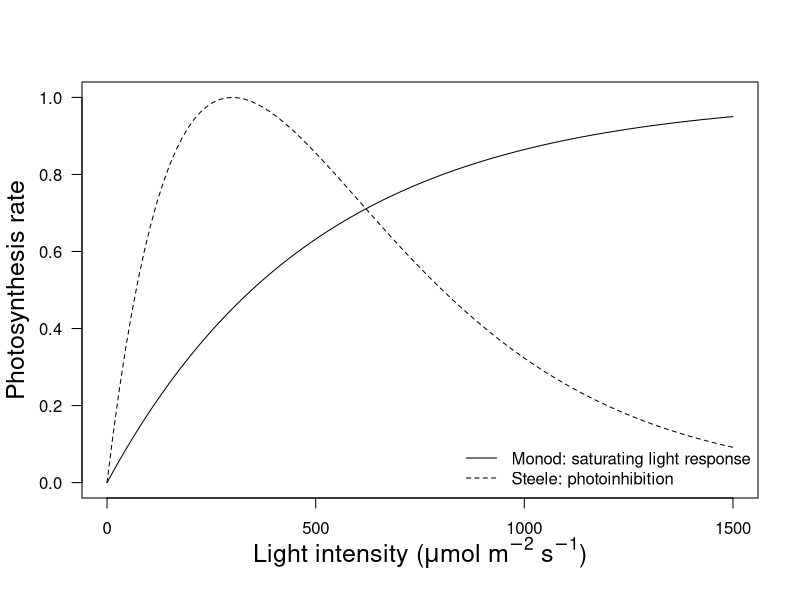
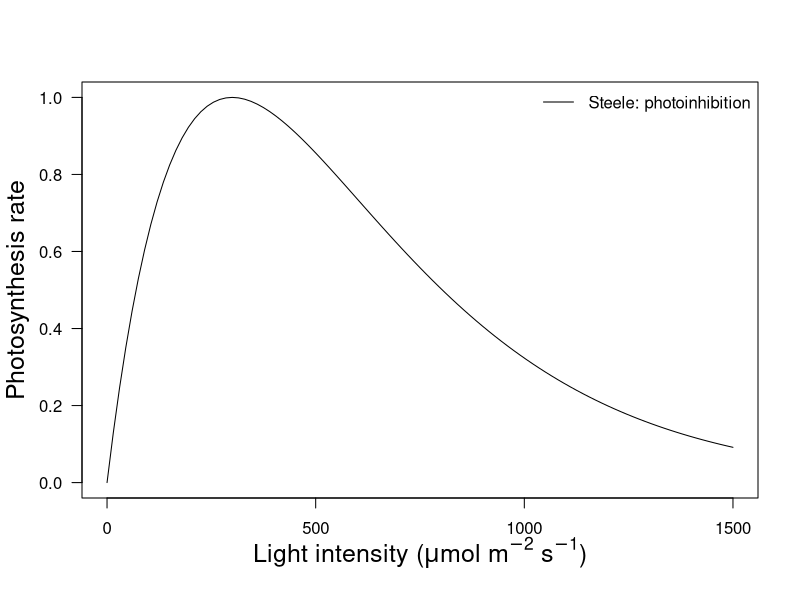
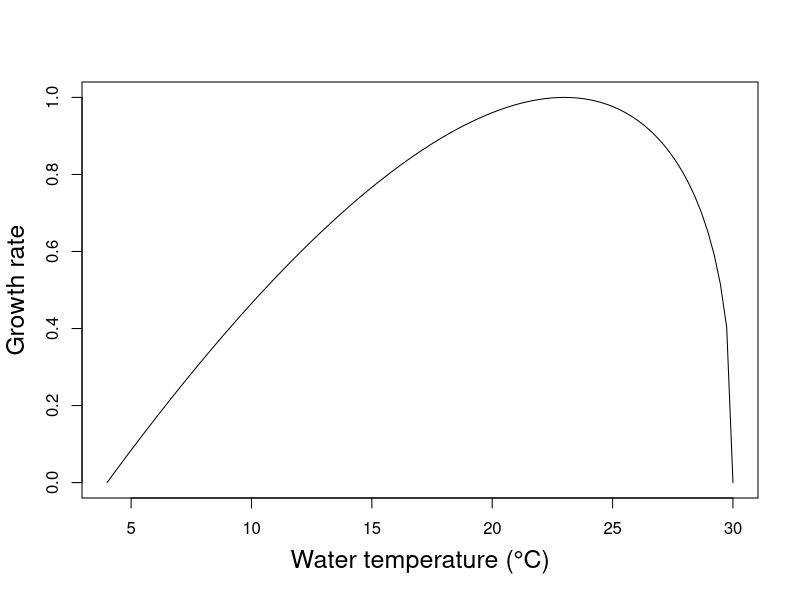

Source code (R) for these figures, in order:

f <- function(par, I_K){
  y = 1 - exp(-(par/I_K))
}
I_K = 500

f1 <- function(par, I_S){
  y = (par/I_S) * exp(1 - (par/I_S))
}
I_S = 300

jpeg("./HABs-ABM/light_eqs_EFI.jpeg", res = 300, width = 5, height = 3.5, units = "in")
par(cex.lab = 1.5, mgp = c(2.7,1,0))
curve(f(x,I_K = I_K),from=0, to=1500,ylab='Photosynthesis rate',xlab = expression(paste("Light intensity"," (",mu,"mol ",m^-2," ",s^-1,")")),ylim = c(0,1), yaxt="n")
axis(2, las = 2)
curve(f1(x,I_S = I_S),from=0, to=1500, add = TRUE, lty = 2)
legend("bottomright", lty = c(1,2), legend = c("Monod: saturating light response","Steele: photoinhibition"),bty = "n")
dev.off()

jpeg("./plot_output/light_eq.jpeg", res = 300, width = 5, height = 3.5, units = "in")
par(cex.lab = 1.5, mgp = c(2.7,1,0))
curve(f1(x,I_S = I_S),from=0, to=1500,ylab='Photosynthesis rate',xlab = expression(paste("Light intensity"," (",mu,"mol ",m^-2," ",s^-1,")")),ylim = c(0,1), yaxt="n")
axis(2, las = 2)
legend("topright", lty = c(1), legend = c("Steele: photoinhibition"),bty = "n")
dev.off()

f2 <- function(x,Tmin,Topt,Tmax){
  y = ((x - Tmin) / (Topt - Tmin)) *((Tmax - x) / (Tmax - Topt)) ^((Tmax - Topt) / (Topt - Tmin))
}
Tmin = 4
Topt = 23
Tmax = 30

jpeg("./plot_output/temp_eq_EFI.jpeg", res = 300, width = 5, height = 3.5, units = "in")
par(cex.lab = 1.5, mgp = c(2.7,1,0))
curve(f2(x,Tmin=Tmin,Topt=Topt,Tmax=Tmax),from=4, to=30,ylab='Growth rate',xlab = 'Water temperature (°C)')
dev.off()

